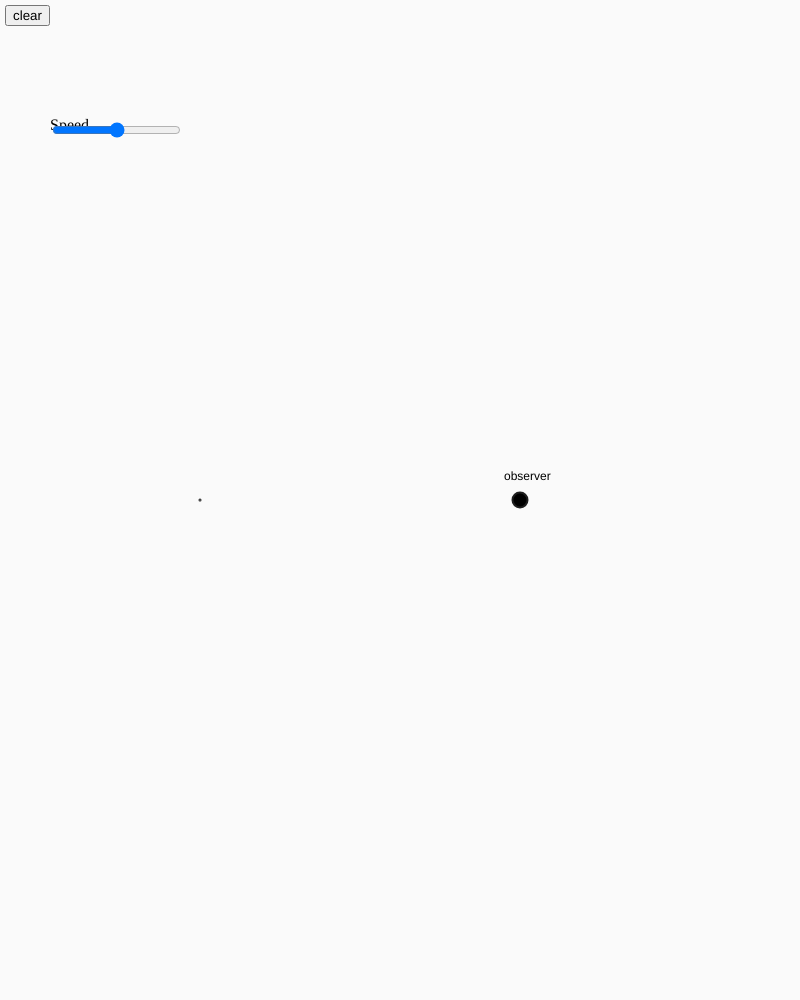
Frame 1 (no input)
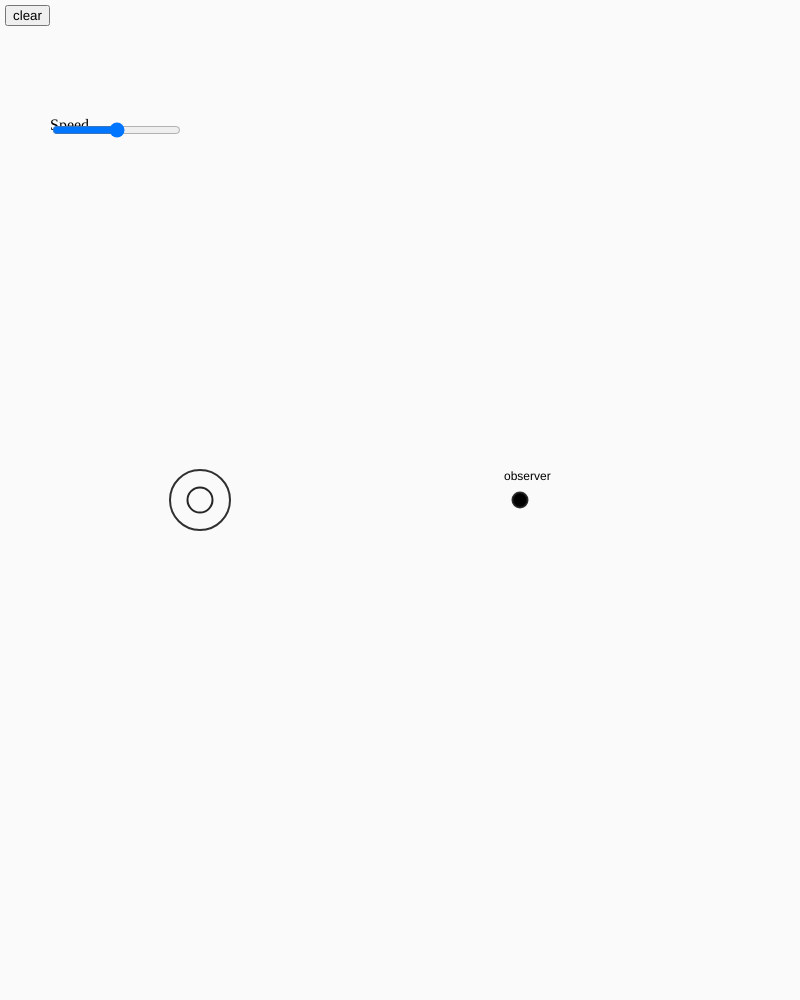
Frame 60 (no input)
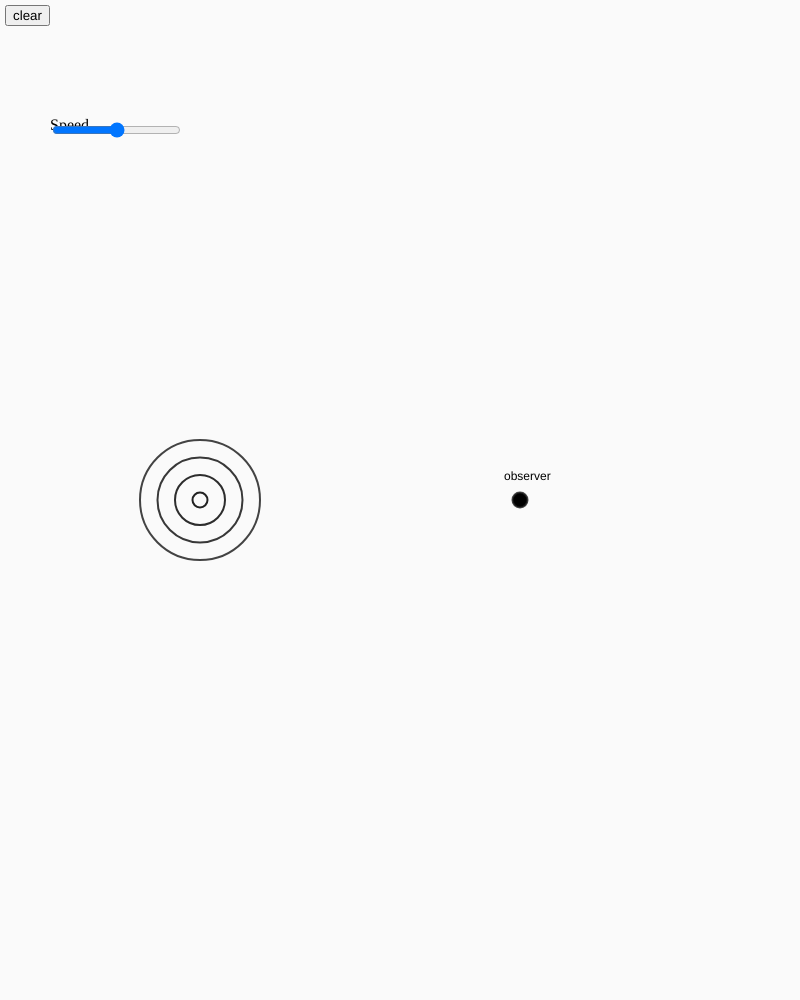
Frame 120 (the mouse pressed at the canvas centre since frame 60)

The p5.js sketch that drew these frames (run headless with seeded random() and noise() and a simulated clock; from frame 60 on, the mouse is pressed at the canvas centre):

// p5.js sketch
// ── sketch.js
var systems;
var img;
var button;
var x = 0;
var dx = .2;
var source;
var speedSlider


function setup() {
  createCanvas(800, windowHeight);
  systems = [];
  //frameRate(20);
  button = createButton('clear');
  button.position(5, 5);
  button.mousePressed(reset);
  button.addClass('sim-button');

  speedSliderLabel = createP("Speed");
  speedSliderLabel.position(50,100);
  speedSlider = createSlider(-10, 10, 0 ,1);
  speedSlider.position(50,120);
  speedSlider.class("sim-slider");

  source = new WaveletSystem(createVector(0,0));
  source.addWavelet();
}

function draw() {
  background(250);

  translate(200,height/2)
  noFill();


  source.run()
  if (frameCount%35==0){
  source.addWavelet();
  }

  x = x + speedSlider.value()*.03;
  push();
  fill(0);
  ellipse(width*.4,0,15,15);
  noStroke();
  text('observer',width*.38,-20)
  pop();

}



// A simple Wavelet class
var Wavelet = function(position) {

   this.position = position.copy();
   this.position.x + dx;
   this.lifespan = 700.0;
  this.radx=0;
  this.rady=0;
};

Wavelet.prototype.run = function() {
  this.update();
  this.display();
};

// Method to update position
Wavelet.prototype.update = function(){

  this.radx += 1;
  this.rady += 1;
  this.lifespan -= 1;
};

// Method to display
Wavelet.prototype.display = function () {
  stroke(30, 255*(this.lifespan/700));
  strokeWeight(2);
  noFill();
  //fill(127, this.lifespan);
  ellipse(this.position.x, this.position.y, this.radx, this.rady);
};

// Is the Wavelet still useful?
Wavelet.prototype.isDead = function () {
  if (this.lifespan < 0) {
    return true;
  } else {
    return false;
  }
};

var WaveletSystem = function (position) {
  this.origin = position.copy();
  this.Wavelets = [];
};

WaveletSystem.prototype.addWavelet = function () {
  pos = createVector(this.origin.x + x, this.origin.y);
  p = new Wavelet(pos);
  this.Wavelets.push(p);
};
WaveletSystem.prototype.clearthis = function (){
  this.Wavelets = [];
}
WaveletSystem.prototype.run = function () {
  for (var i = this.Wavelets.length - 1; i >= 0; i--) {
    var p = this.Wavelets[i];
    p.run();
    //d =  width*.4 - p.position.x ;
    //console.log(d)
    //if (p.radx == d){
      //background(100);
  //  }
    if (p.isDead()) {
      this.Wavelets.splice(i, 1);
    }
  }
};

// A subclass of Wavelet
function reset(){
  source.clearthis();
  speedSlider.value(0);
  x = 0;

}

function windowResized() {
  // resizeCanvas(windowWidth, windowHeight);
}
